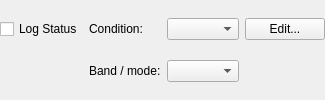
<?xml version="1.0" encoding="UTF-8"?>
<ui version="4.0">
 <class>DxccLogStatusWidget</class>
 <widget class="QWidget" name="DxccLogStatusWidget">
  <property name="focusPolicy"><enum>Qt::StrongFocus</enum></property>
  <layout class="QGridLayout" name="gridLayout">
   <property name="leftMargin"><number>0</number></property>
   <property name="topMargin"><number>0</number></property>
   <property name="rightMargin"><number>0</number></property>
   <property name="bottomMargin"><number>0</number></property>
   <property name="horizontalSpacing"><number>6</number></property>
   <property name="verticalSpacing"><number>2</number></property>
   <item row="0" column="0">
    <widget class="QCheckBox" name="enabledCheckBox">
     <property name="text"><string>Log Status</string></property>
     <property name="toolTip"><string>Restrict spots by DXCC progress in the log. When disabled, log status is ignored.</string></property>
    </widget>
   </item>
   <item row="0" column="1">
    <widget class="QLabel" name="goalLabel">
     <property name="text"><string>Condition:</string></property>
     <property name="buddy"><cstring>goalCombo</cstring></property>
    </widget>
   </item>
   <item row="0" column="2">
    <widget class="QComboBox" name="goalCombo">
     <property name="sizeAdjustPolicy"><enum>QComboBox::AdjustToContents</enum></property>
    </widget>
   </item>
   <item row="0" column="3">
    <widget class="QPushButton" name="editButton">
     <property name="text"><string>Edit...</string></property>
     <property name="toolTip"><string>Select individual DXCC statuses</string></property>
    </widget>
   </item>
   <item row="1" column="1">
    <widget class="QLabel" name="contextLabel">
     <property name="text"><string>Band / mode:</string></property>
     <property name="buddy"><cstring>contextCombo</cstring></property>
    </widget>
   </item>
   <item row="1" column="2">
    <widget class="QComboBox" name="contextCombo">
     <property name="sizeAdjustPolicy"><enum>QComboBox::AdjustToContents</enum></property>
     <property name="toolTip"><string>Defines the band and DXCC mode grouping used to evaluate the condition. Satellite operation uses the DXCC entity only.</string></property>
    </widget>
   </item>
  </layout>
 </widget>
 <tabstops>
  <tabstop>enabledCheckBox</tabstop>
  <tabstop>goalCombo</tabstop>
  <tabstop>editButton</tabstop>
  <tabstop>contextCombo</tabstop>
 </tabstops>
 <resources/>
 <connections>
  <connection>
   <sender>enabledCheckBox</sender><signal>toggled(bool)</signal>
   <receiver>DxccLogStatusWidget</receiver><slot>updateUi()</slot>
  </connection>
  <connection>
   <sender>goalCombo</sender><signal>currentIndexChanged(int)</signal>
   <receiver>DxccLogStatusWidget</receiver><slot>conditionChanged()</slot>
  </connection>
  <connection>
   <sender>contextCombo</sender><signal>currentIndexChanged(int)</signal>
   <receiver>DxccLogStatusWidget</receiver><slot>conditionChanged()</slot>
  </connection>
  <connection>
   <sender>editButton</sender><signal>clicked()</signal>
   <receiver>DxccLogStatusWidget</receiver><slot>editLogStatuses()</slot>
  </connection>
 </connections>
 <slots>
  <slot>updateUi()</slot><slot>conditionChanged()</slot><slot>editLogStatuses()</slot>
 </slots>
</ui>
